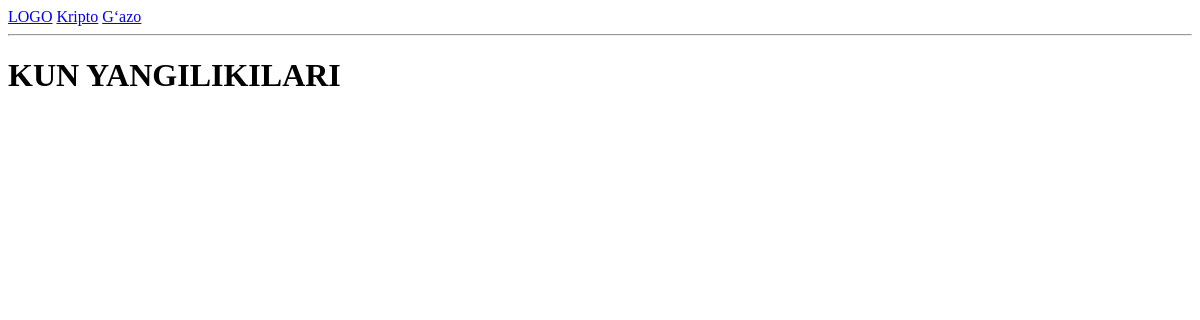
Before: / with the older database file.
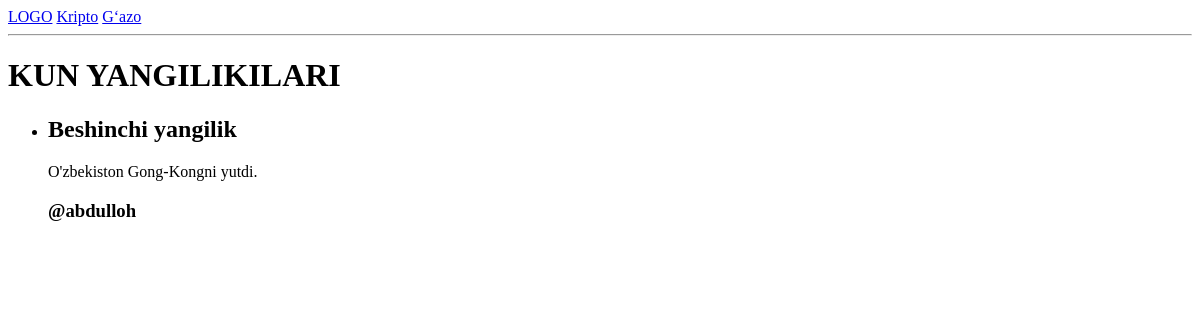
After: the same page with the newer database file.
### news/models.py (models this page shows, shortened)
class Post(models.Model):
	user = models.ForeignKey(User, on_delete=models.SET_NULL, null=True)
	title = models.CharField(max_length=200)
	text = models.TextField()

### news/views.py (the view)
# urls.py: path('', HomePageView.as_view(), name='home')
class HomePageView(ListView):
	model = Post
	template_name = 'home.html'

### templates/home.html (shortened to what this page needs)
<!DOCTYPE html>
<html>
<head>
</head>
<body>
{% extends 'base.html' %}
{% block content %}
	<h1>KUN YANGILIKILARI</h1>
	<ul>
		{% for post in object_list %}
			<li>
				<h2>{{ post.title }}</h2></hr>
					{{ post.text }}
			</li>
		<h3>@{{ post.user.username }}</h3>
		{% endfor %}
	</ul>
{% endblock content %}

### templates/base.html (shortened to what this page needs)
<!DOCTYPE html>
<html>
<head>
</head>
<body>
{% include 'navbar.html' %}
{% block content %}
{% endblock content %}
</body>
</html>

### templates/navbar.html (shortened to what this page needs)
<!DOCTYPE html>
<html>
<head>
</head>
<body>
	<header>
	<a href="{% url 'home' %}">LOGO<a/>
	<a href="{% url 'crypto' %}">Kripto<a/>
	<a href="{% url 'gaza' %}">Gʻazo<a/>
	</header>
	<hr>
</body>
</html>

Changed rows visible on the page:
added Post: title "Beshinchi yangilik", text "O'zbekiston Gong-Kongni yutdi.", user.username "abdulloh"
